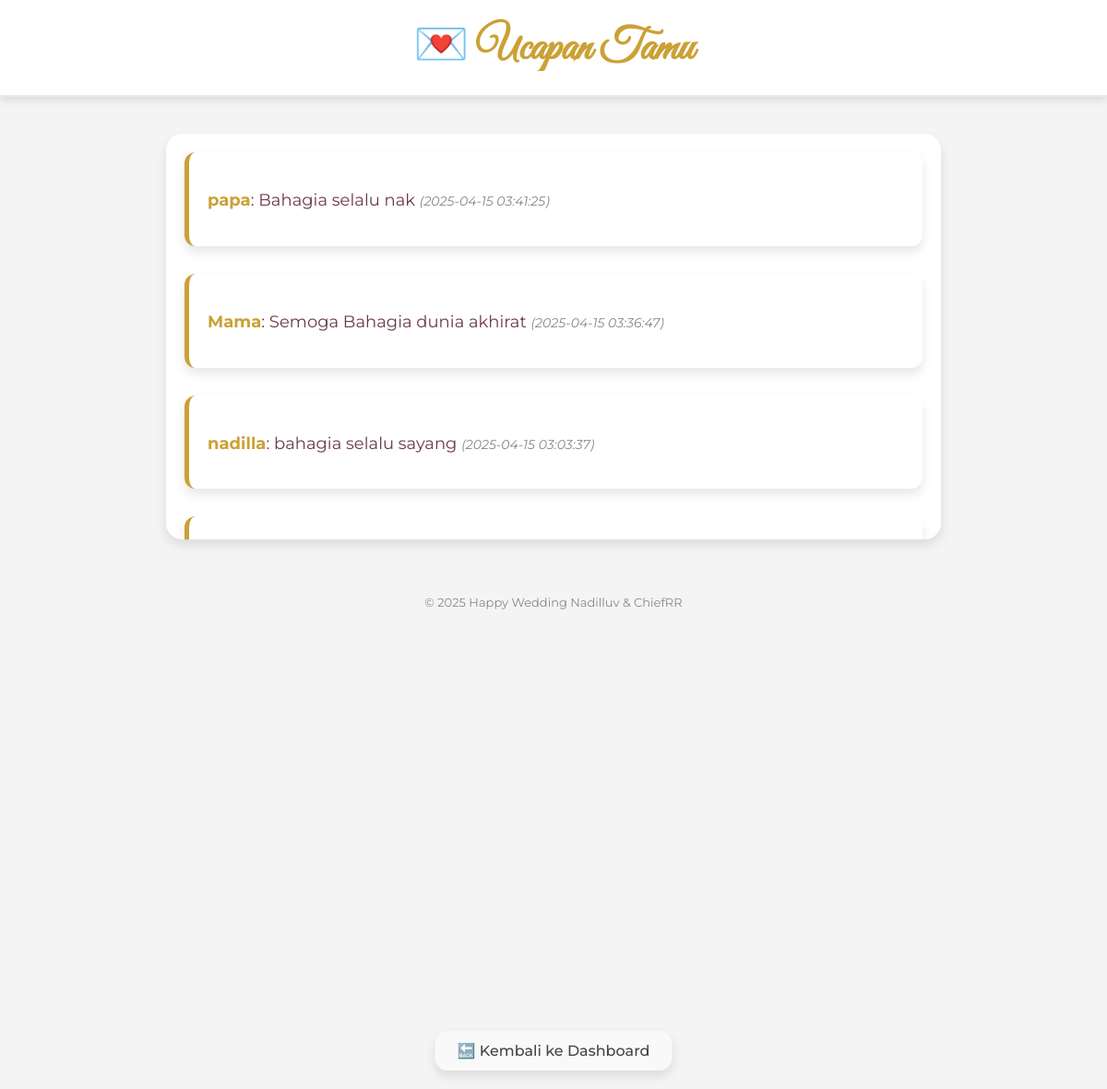
/user/entri.php, run on the app's committed database.
### tables this page shows
CREATE TABLE `guestbook_entries` (
  `id` int(11) NOT NULL,
  `name` varchar(100) DEFAULT NULL,
  `message` text DEFAULT NULL,
  `created_at` timestamp NOT NULL DEFAULT current_timestamp()
);

### user/entri.php (the view, shortened to what this page needs)
<?php
include '../config/db.php';
$q = mysqli_query($conn, "SELECT * FROM guestbook_entries ORDER BY created_at DESC");
echo <<<HTML
<!DOCTYPE html>
<html lang="id">
<head>
</head>
<body>
    <header>
        <h1>💌 Ucapan Tamu</h1>
    </header>
    <div class="content">
HTML;
while ($row = mysqli_fetch_assoc($q)) {
    echo "<div class='message-container'>
            <p><b>{$row['name']}</b>: {$row['message']} <i>({$row['created_at']})</i></p>
          </div>";
}
echo <<<HTML
    </div>
    <a href="index.php" class="back-link">🔙 Kembali ke Dashboard</a>
    <footer>
        <p>&copy; 2025 Happy Wedding Nadilluv & ChiefRR</p>
    </footer>
</body>
</html>
HTML;
?>

### user/entri.php (style rules this page uses)
body { margin: 0; padding: 0; font-family: 'Montserrat', sans-serif; background: #f4f4f4; color: #333; animation: fadeIn 1.2s ease; }
header { background-color: #fff; padding: 20px 20px; text-align: center; border-bottom: 2px solid #eaeaea; position: sticky; top: 0; z-index: 100; box-shadow: 0 4px 8px rgba(0,0,0,0.1); }
header h1 { font-family: 'Great Vibes', cursive; font-size: 48px; color: #cba135; margin: 0; animation: slideDown 1s ease-in-out; }
.content { padding: 20px; max-width: 800px; margin: 0 auto; background: #fff; border-radius: 18px; box-shadow: 0 6px 12px rgba(0, 0, 0, 0.1); margin-top: 40px; overflow-y: auto; max-height: 400px; }
.message-container { margin-bottom: 30px; padding: 20px; background-color: #fff; border-radius: 12px; box-shadow: 0 6px 12px rgba(0,0,0,0.1); border-left: 5px solid #cba135; }
.message-container p { font-size: 18px; line-height: 1.6; color: #6b3a4a; margin-bottom: 15px; }
.message-container b { color: #cba135; }
.message-container i { font-size: 14px; color: #888; }
.back-link { position: fixed; bottom: 20px; left: 50%; transform: translateX(-50%); display: inline-block; padding: 12px 24px; background-color: #f9f9f9; color: #444; text-decoration: none; border-radius: 14px; font-weight: 500; transition: all 0.3s ease-in-out; box-shadow: 0 6px 12px rgba(0, 0, 0, 0.1); z-index: 1000; }
footer { margin-top: 60px; text-align: center; color: #888; font-size: 13px; padding-bottom: 20px; }

### data on the page
guestbook_entries: name "papa", message "Bahagia selalu nak", created_at "2025-04-15 03:41:25"
guestbook_entries: name "Mama", message "Semoga Bahagia dunia akhirat", created_at "2025-04-15 03:36:47"
guestbook_entries: name "nadilla", message "bahagia selalu sayang", created_at "2025-04-15 03:03:37"
